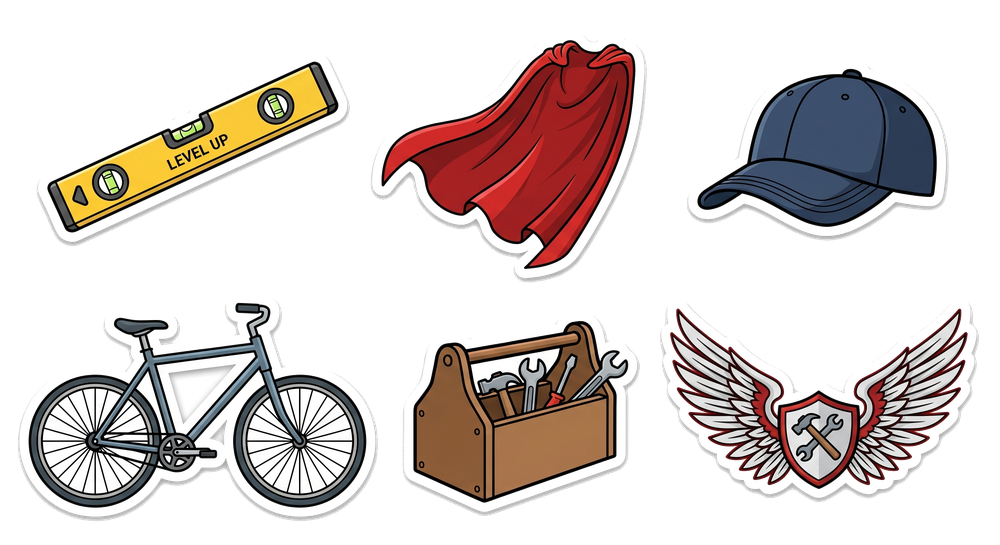
#> input picture flatpackman projekt komunikacja/png bez tla/Gemini_Generated_Image_ukojq8ukojq8ukoj.png, 1000 x 545 px, shrunk from 2816 x 1536 before the run; its folder holds only this picture in this run
$ python fix_images.py
#> lines starting #> are read from the running program, lines starting #| are printed output that depends on the picture
#> further down, img is the input picture: PIL image 1000x545 RGBA; mean R, G, B, A 50.4, 41.2, 38.5, 82.7
from PIL import Image, ImageFilter
import os
import glob

INPUT_DIR = r"C:\Users\Malgorzata\Desktop\flatpack-generator\flatpackman projekt komunikacja\png bez tla"
OUTPUT_DIR = r"C:\Users\Malgorzata\Desktop\flatpack-generator\flatpackman projekt komunikacja\png final"

os.makedirs(OUTPUT_DIR, exist_ok=True)

image_files = glob.glob(os.path.join(INPUT_DIR, "*.png"))
print(f"Found {len(image_files)} PNG files")

def process_image(img):
    """Remove watermark and star icons, smooth edges."""
    img = img.convert("RGBA")
    w, h = img.size
#> w = 1000; h = 545
    pixels = img.load()

    # Step 1: Remove star icon in bottom-right corner
    # The star is a 4-pointed white shape on light gray gradient
    # Scan the bottom-right 200x200 area
    for x in range(max(0, w - 200), w):
        for y in range(max(0, h - 200), h):
            r, g, b, a = pixels[x, y]
            if a == 0:
                continue

            # Calculate local brightness vs surroundings
            # Sample a ring around the pixel
            ring_brightness = []
            for d in range(15, 25):
                for angle_x in [-1, 0, 1]:
                    for angle_y in [-1, 0, 1]:
                        nx = x + angle_x * d
                        ny = y + angle_y * d
                        if 0 <= nx < w and 0 <= ny < h:
                            nr, ng, nb, na = pixels[nx, ny]
                            if na > 0:
                                ring_brightness.append((nr + ng + nb) / 3)

            if ring_brightness:
                avg_ring = sum(ring_brightness) / len(ring_brightness)
                pixel_brightness = (r + g + b) / 3

                # If pixel is significantly brighter than ring, it's a star
                if pixel_brightness > avg_ring + 30 and pixel_brightness > 220:
                    pixels[x, y] = (r, g, b, 0)

    # Step 2: Crop bottom to remove text watermark
    new_h = h - 55
#> new_h = 490
    img = img.crop((0, 0, w, new_h))
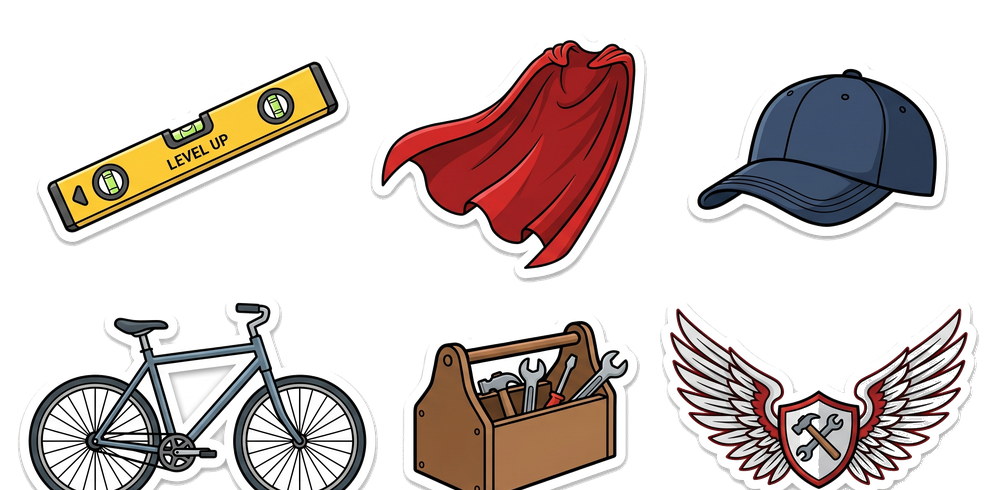
#> img: PIL image 1000x490 RGBA; mean R, G, B, A 53.9, 43.8, 40.8, 87.8; transparent parts drawn white

    # Step 3: Smooth alpha channel
    r, g, b, a = img.split()
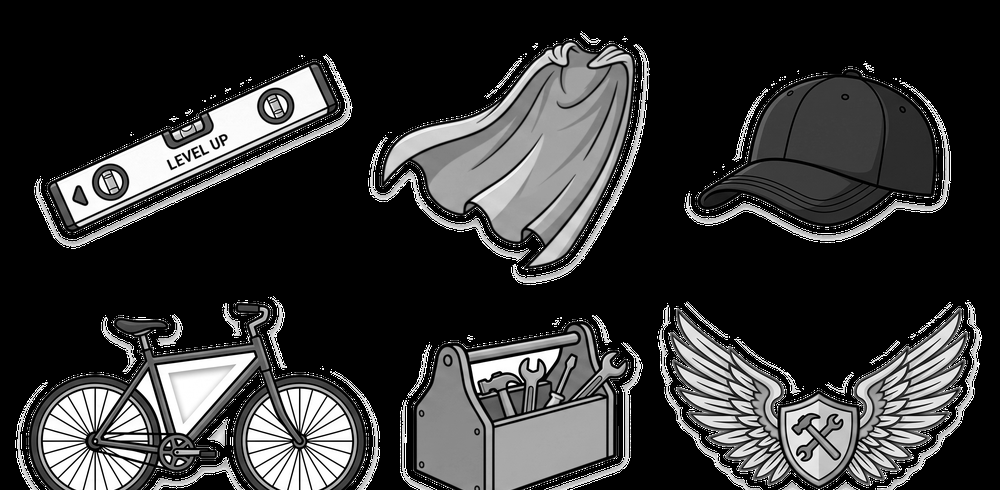
#> r: PIL image 1000x490 L; min 0, max 255, mean 53.9
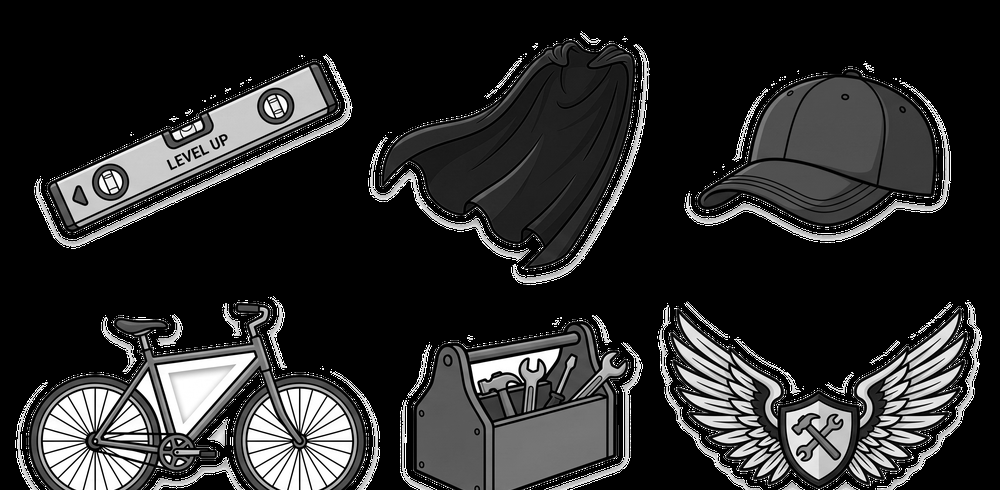
#> g: PIL image 1000x490 L; min 0, max 255, mean 43.8
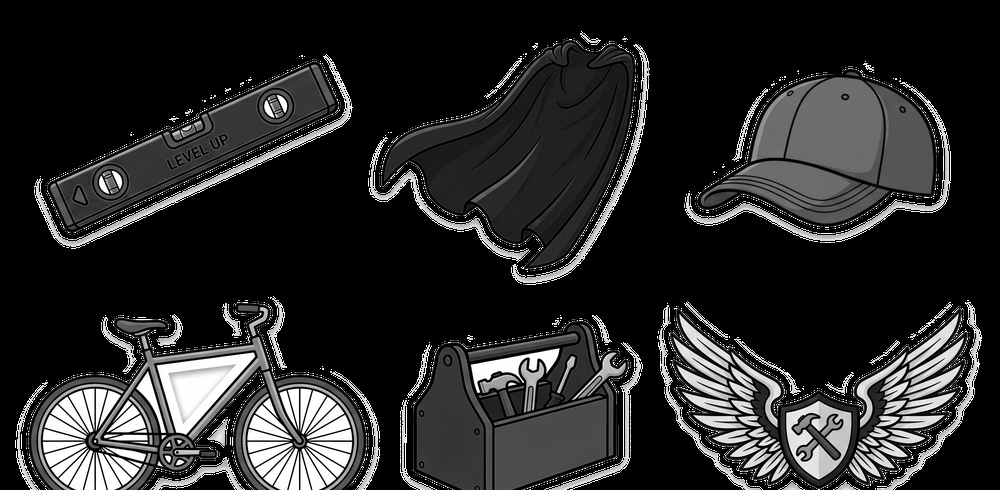
#> b: PIL image 1000x490 L; min 0, max 255, mean 40.8
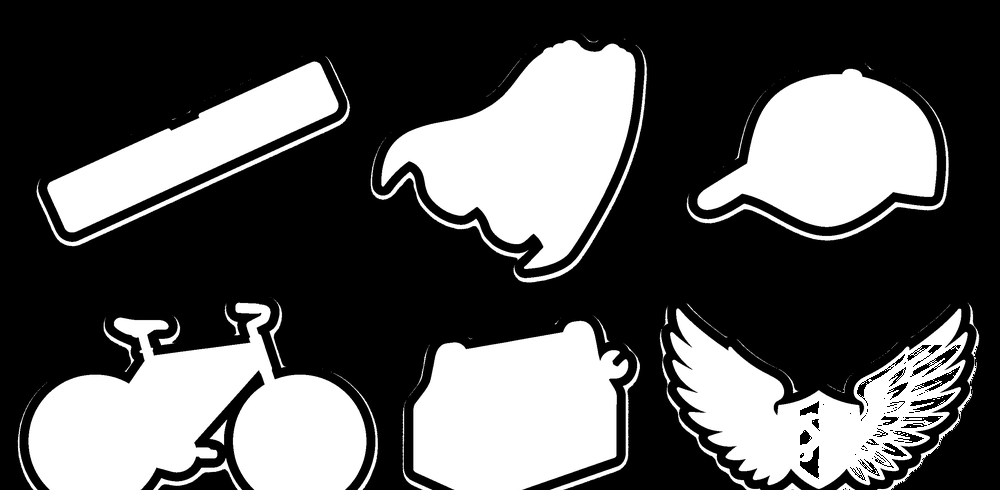
#> a: PIL image 1000x490 L; min 0, max 255, mean 87.8
    a_smooth = a.filter(ImageFilter.GaussianBlur(radius=0.8))
    img = Image.merge("RGBA", (r, g, b, a_smooth))

    return img

for filepath in image_files:
    filename = os.path.basename(filepath)
    output_path = os.path.join(OUTPUT_DIR, filename)

    print(f"Processing: {filename}")
    try:
        img = Image.open(filepath)
        result = process_image(img)
        result.save(output_path, "PNG")
        print(f"  OK")
    except Exception as e:
        print(f"  ERROR: {e}")

print("\nDone!")

$ run again, on flatpackman projekt komunikacja/png bez tla/Michal 2 z peleryna.png
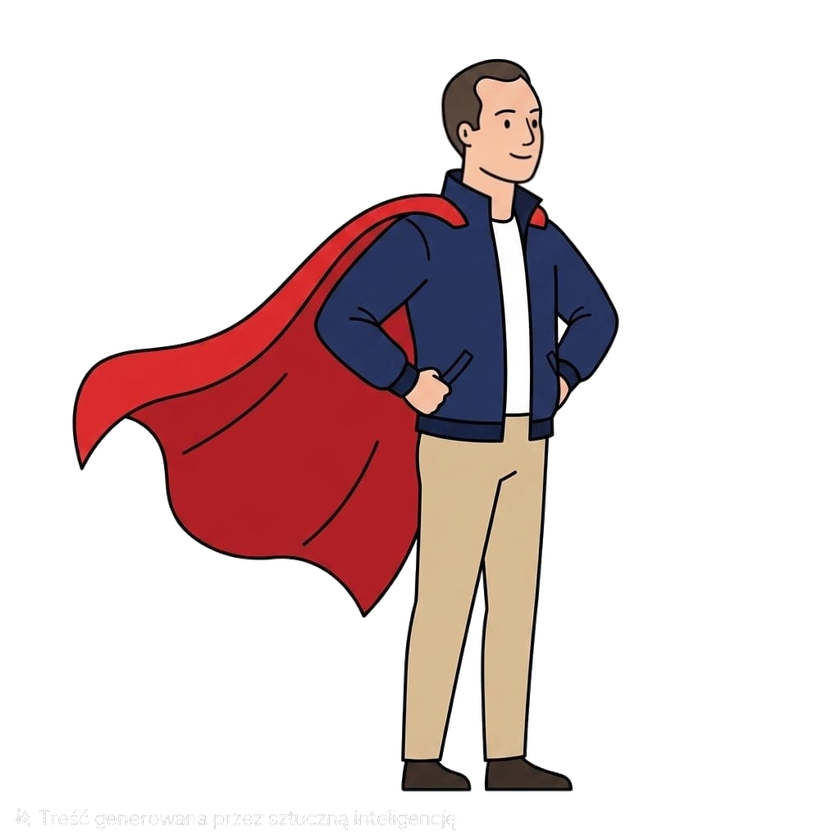
#> input picture flatpackman projekt komunikacja/png bez tla/Michal 2 z peleryna.png, 840 x 840 px, shrunk from 1024 x 1024 before the run
#> img is the input picture: PIL image 840x840 RGBA; mean R, G, B, A 37.4, 22.3, 22.8, 64
#> in process_image, `img = img.crop((0, 0, w, new_h))`:
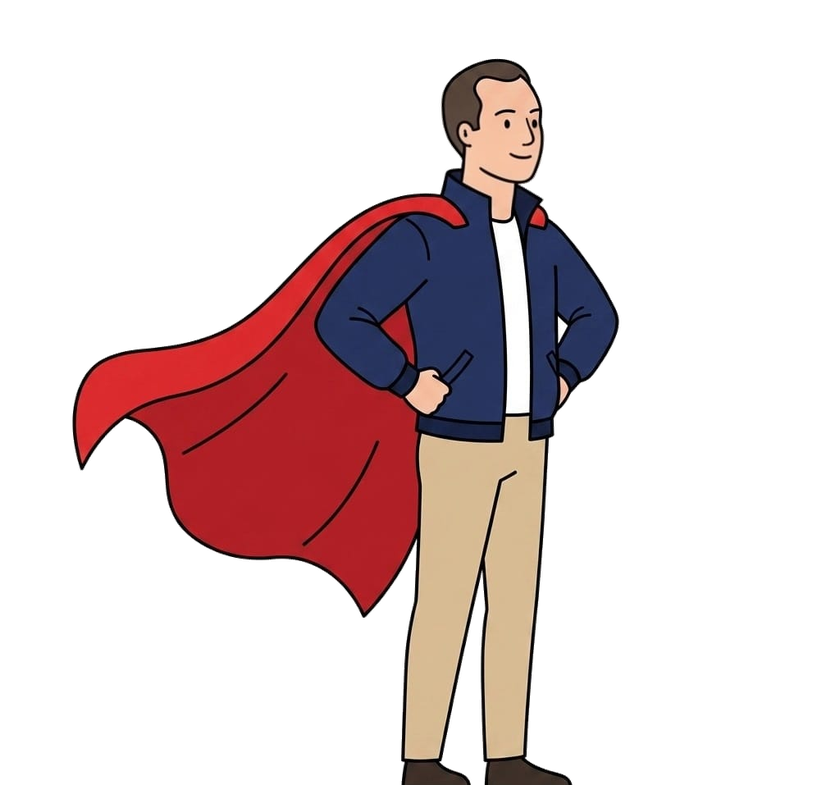
#> img: PIL image 840x785 RGBA; mean R, G, B, A 38.4, 22.2, 22.7, 67.4; transparent parts drawn white
#> in process_image, `r, g, b, a = img.split()`:
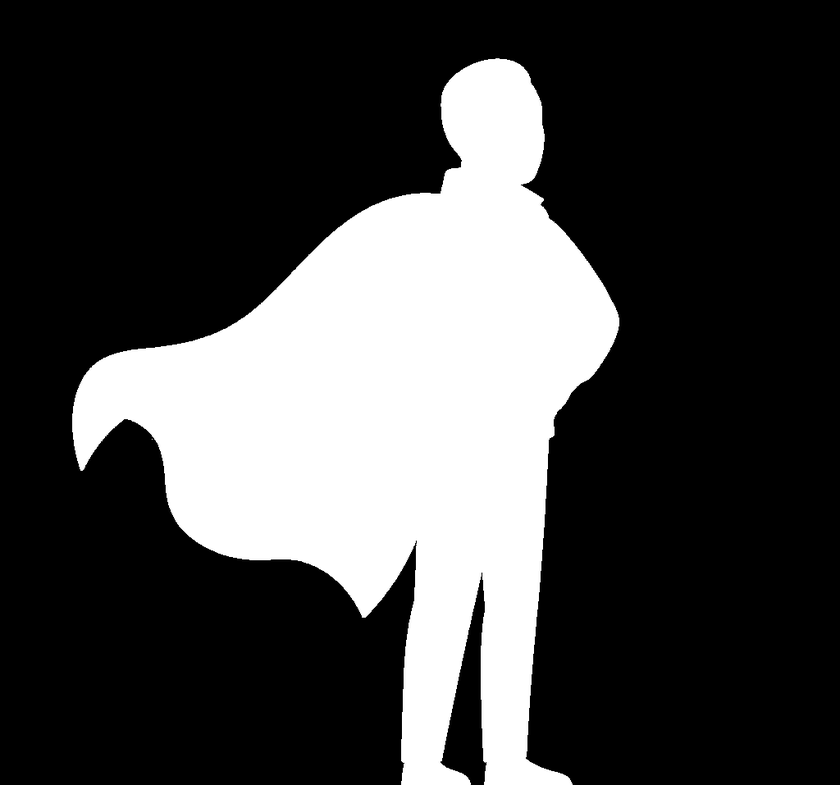
#> a: PIL image 840x785 L; min 0, max 255, mean 67.4
